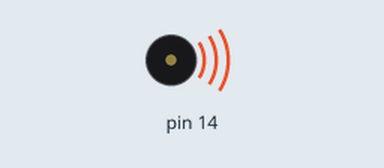
The sketch below on a simulated Arduino Uno, built with avr-gcc and run on an emulated ATmega328P. Shown: buzzer (waves = sounding).

Above: at 0.1 s.
Timing chart, 0 to 40.0 s (numbered marks = the images above):
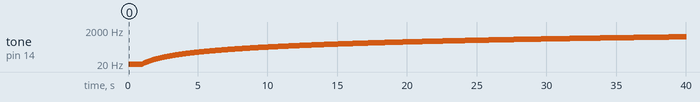

Measured:
- by itself, tone on pin 14: plays 1 Hz for 0.05 s, 2 Hz for 0.05 s, 3 Hz for 0.05 s, 4 Hz for 0.05 s, 5 Hz for 0.05 s, 6 Hz for 0.05 s … (799 notes in this stretch)

The sketch:

ToneGen.ino
```cpp
int freq = 0;
int dir = 0;
void setup() {
  // put your setup code here, to run once:

}

void loop() {
  // put your main code here, to run repeatedly:
  tone(14, freq);
  if(dir == 0){
    freq++;
    if(freq >= 1000){
      dir = 1;
    }
  }else{
    freq--;
    if(freq <= 1){
      dir = 0;
    }
  }
  delay(50);

}
```
